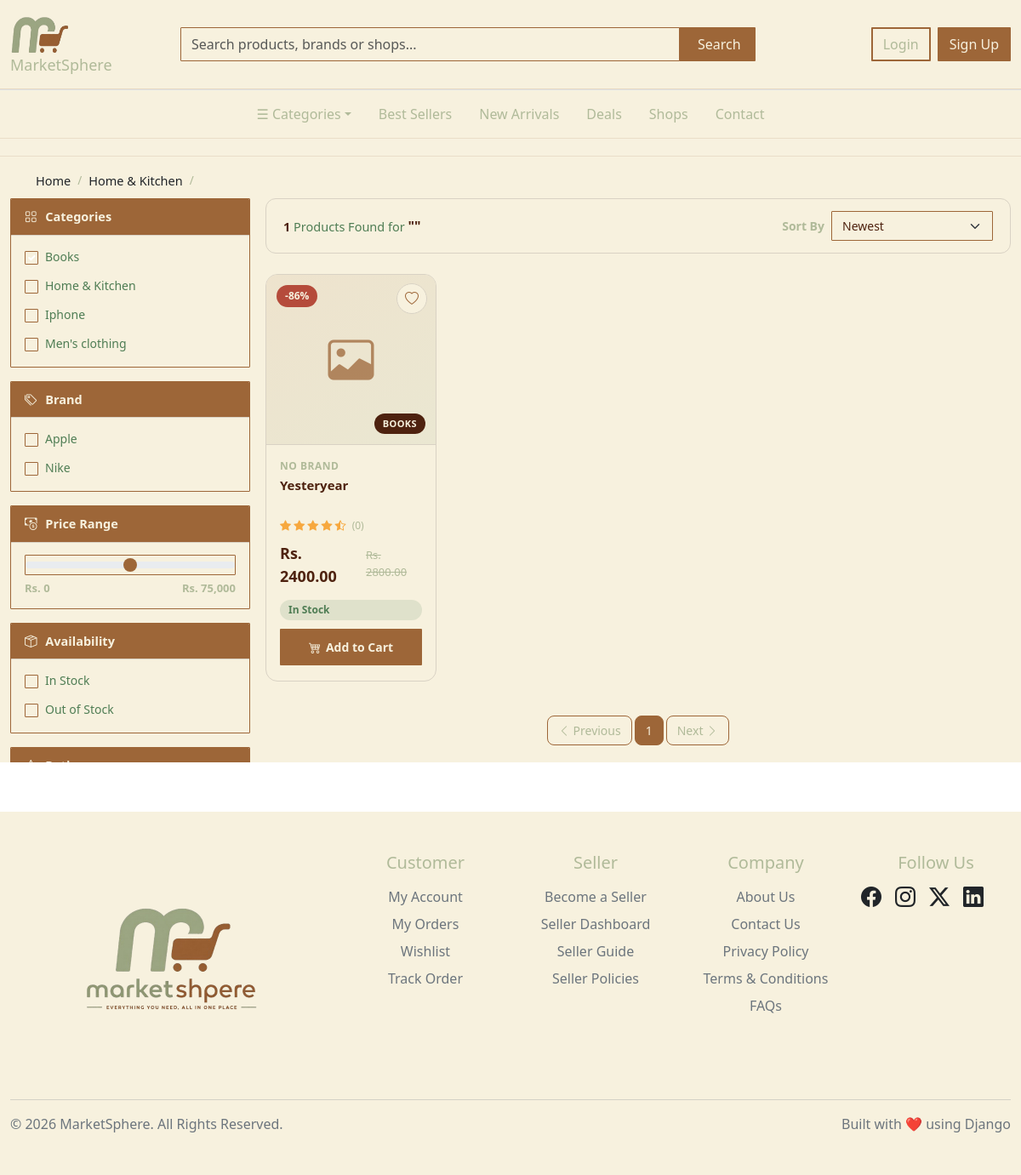
Before: /search?category=books with the older database file.
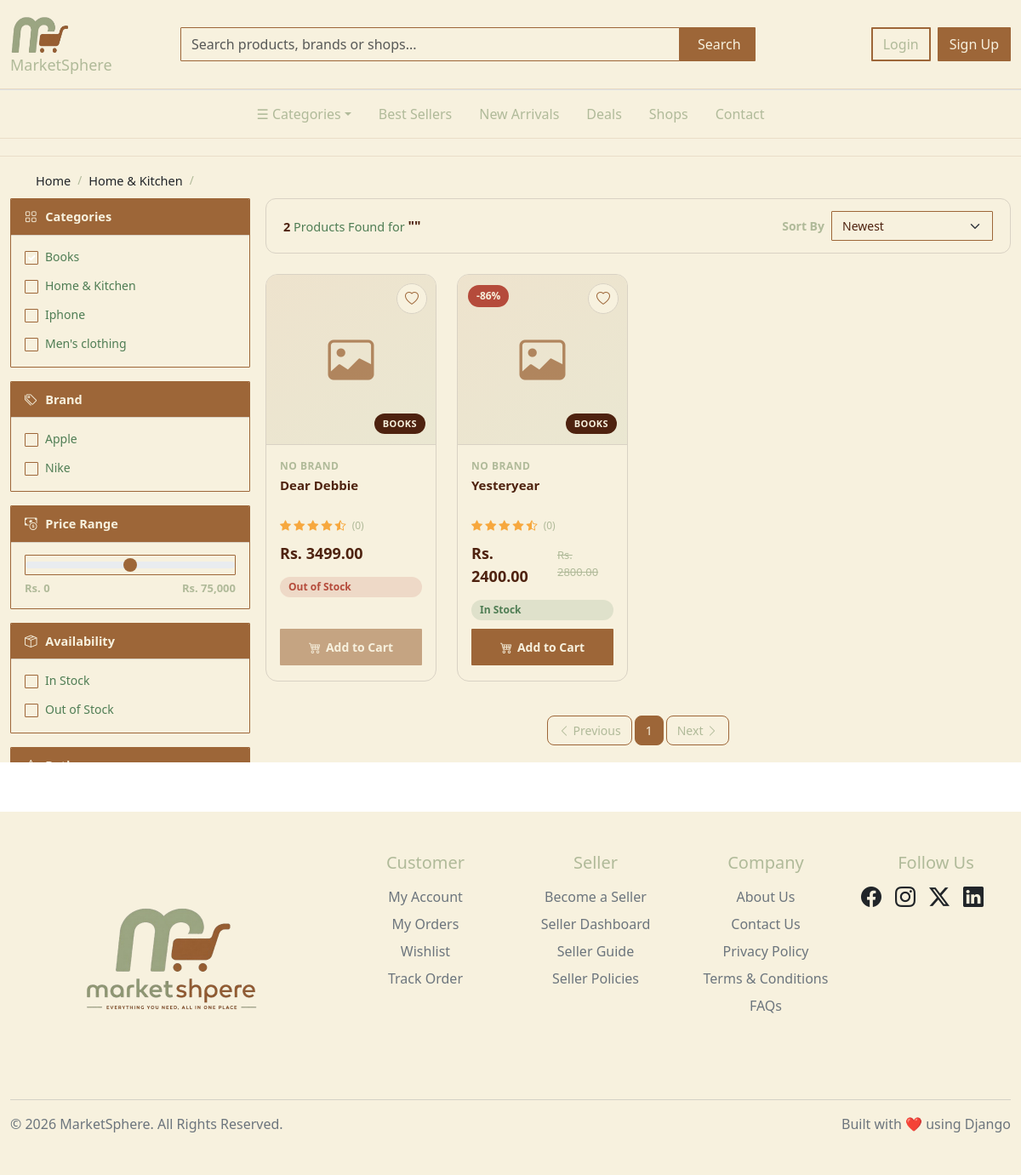
After: the same page with the newer database file.
### products/models.py (models this page shows, shortened)
class Category(models.Model):
    name = models.CharField(max_length=100, unique=True)
    parent = models.ForeignKey(
        "self",
        null=True,
        blank=True,
        on_delete=models.CASCADE,
        related_name="children"
    )
    slug = models.SlugField(unique=True)
    description = models.TextField(blank=True)
    icon = models.CharField(
        max_length=50,
        blank=True,
        help_text="Bootstrap icon or Font Awesome class"
    )
    image = models.ImageField(
        upload_to="categories/images/",
        blank=True,
        null=True
    )
    is_active = models.BooleanField(default=True)
    class Meta:
        ordering = ["name"]
        verbose_name_plural = "Categories"

class Brand(models.Model):
    name = models.CharField(max_length=100, unique=True)
    slug = models.SlugField(unique=True)
    logo = models.ImageField(
        upload_to="brands/logos/",
        blank=True,
        null=True
    )
    description = models.TextField(blank=True)
    website = models.URLField(blank=True)
    is_active = models.BooleanField(default=True)
    class Meta:
        ordering = ["name"]

class TimeStampedModel(models.Model):
    created_at = models.DateTimeField(auto_now_add=True)
    updated_at = models.DateTimeField(auto_now=True)
    class Meta:
        abstract = True

class Product(TimeStampedModel):
    category = models.ForeignKey(
        Category,
        on_delete=models.PROTECT,
        related_name="products"
    )
    brand = models.ForeignKey(
        Brand,
        on_delete=models.SET_NULL,
        null=True,
        blank=True,
        related_name="products"
    )
    name = models.CharField(max_length=255)
    slug = models.SlugField(unique=True)
    short_description = models.CharField(
        max_length=300,
        blank=True
    )
    description = models.TextField()
    sku = models.CharField(
        max_length=100,
        unique=True
    )
    barcode = models.CharField(
        max_length=100,
        blank=True
    )
    price = models.DecimalField(
        max_digits=10,
        decimal_places=2
    )
    discount_price = models.DecimalField(
        max_digits=10,
        decimal_places=2,
        null=True,
        blank=True
    )
    stock_quantity = models.PositiveIntegerField(default=0)
    min_stock_level = models.PositiveIntegerField(default=5)
    weight = models.DecimalField(
        max_digits=8,
        decimal_places=2,
        null=True,
        blank=True
    )
    is_active = models.BooleanField(default=True)
    is_featured = models.BooleanField(default=False)
    class Meta:
        ordering = ["-created_at"]

### products/views.py (the view)
# urls.py: path("search", views.search, name="search"),
def search(request):
    q = request.GET.get("q", "").strip()
    category_slugs = request.GET.getlist("category")
    brand_slugs = request.GET.getlist("brand")
    max_price = request.GET.get("max_price")
    availability = request.GET.getlist("availability")
    discount_only = request.GET.get("discount") == "1"
    sort_value = request.GET.get("sort", "newest")
    page_number = request.GET.get("page", 1)
    base_products = services.get_search_products(q)
    categories = services.get_search_categories(base_products)
    brands = services.get_search_brands(base_products)
    filtered_products = services.filter_products(
        base_products,
        category_slugs=category_slugs,
        brand_slugs=brand_slugs,
        max_price=max_price,
        availability=availability,
        discount_only=discount_only,
    )
    filtered_products = services.sort_products(filtered_products, sort_value)
    paginator, page_obj = services.paginate_products(filtered_products, page_number)
    context = {
        "q": q,
        "products": page_obj,          # Page objects support |length and iteration
        "page_obj": page_obj,
        "paginator": paginator,
        "categories": categories,
        "brands": brands,
        "wishlist_ids": services.get_wishlist_ids(request.user) if request.user.is_authenticated else set(),
    }
    return render(request, "search_results.html", context)

### products/context_processors.py (called while the page is built)
def categories(request):
    user = request.user
    return {
        "categories": get_all_categories(),
        "brands": get_all_brands(),
        "wishlist_count": wishlist_count(user) if user.is_authenticated else 0,
        "cart_count": cart_count(user) if user.is_authenticated else 0,
    }

### products/services.py (called while the page is built, shortened)
def get_all_categories():
    categories = Category.objects.filter(parent=None, is_active=True).prefetch_related(
        Prefetch(
            "children",
            queryset=Category.objects.filter(is_active=True).prefetch_related(
                Prefetch(
                    "children",
                    queryset=Category.objects.filter(is_active=True),
                )
            ),
        )
    )
    return categories

def get_all_brands():
    brands = Brand.objects.filter(is_active=True)
    return brands

def get_search_products(q):
    if not q:
        return Product.objects.all()

def paginate_products(products, page_number, per_page=12):
    paginator = Paginator(products, per_page)
    return paginator, paginator.get_page(page_number)

### products/templates/search_results.html (shortened to what the changed rows need)
{% extends 'base.html' %}
{% load static %}
{% block css %}
<link rel="stylesheet" href="{% static 'css/home.css' %}" />
<link rel="stylesheet" href="{% static 'css/search_results.css' %}" />
{% endblock %}
{% block content %}
<section class="pd-breadcrumb-wrap">
  <div class="container">
    <nav aria-label="breadcrumb">
      <ol class="breadcrumb mb-0">
        <li class="breadcrumb-item">
          <a href="">{{ categories.1.name }}</a>
        </li>
      </ol>
    </nav>
  </div>
</section>
<section class="search-results-section">
  <div class="container-fluid">
    <div class="row gx-4">
      <aside class="col-lg-3 d-none d-lg-block filters-sidebar">
        <div class="filter-card card mb-3">
          <div class="card-body" id="category-filters">
            {% for category in categories|slice:5 %}
            <div class="form-check filter-check">
              <input class="form-check-input" type="checkbox" id="cat-{{ category.slug }}" />
              <label class="form-check-label" for="cat-{{ category.slug }}">{{ category.name }}</label>
            </div>
            {% endfor %}
          </div>
        </div>
        <div class="filter-card card mb-3">
          <div class="card-body" id="brand-filters">
            {% for brand in brands|slice:5 %}
            <div class="form-check filter-check">
              <input class="form-check-input" type="checkbox" id="brand-{{ brand.slug }}" />
              <label class="form-check-label" for="{{ brand.slug }}">{{ brand.name }}</label>
            </div>
            {% endfor %}
          </div>
        </div>
      </aside>
      <div class="col-lg-9">
        <div class="sorting-row d-flex flex-wrap align-items-center justify-content-between mb-4">
          <span class="results-count">
            <strong>{{ products|length }}</strong> Products Found for <strong class="fs-6">"{{ q }}"</strong>
          </span>
        </div>
        <div class="row g-4 search-product-grid" id="searchResultsGrid">
          {% for product in products %}
          <div class="col-lg-3 col-md-6 col-6">
            <div class="product-card">
              <div class="product-card-media">
                {% if product.discount_price %}
                {% widthratio product.discount_price product.price 100 as discount_percent %}
                <span class="badge-discount">
                  -{{ 100|add:'-'|add:discount_percent }}%
                </span>
                {% endif %}
                <button class="wishlist-btn {% if product.id in wishlist_ids %}active{% endif %}" type="button"
                  aria-label="{% if product.id in wishlist_ids %}Remove from wishlist{% else %}Add to wishlist{% endif %}">
                  <i class="bi bi-heart"></i>
                </button>
                <span class="product-category-badge">
                  {{ product.category.name }}
                </span>
                <div class="product-image-placeholder"
                  onclick="window.location.href='{% url 'product' product.slug %}'">
                  {% if product.images.first %}
                  <img src="{{ product.images.first.image.url }}" alt="{{ product.name }}">
                  {% else %}
                  <i class="bi bi-image"></i>
                  {% endif %}
                </div>
              </div>
              <div class="product-card-body">
                <span class="product-brand">
                  {% if product.brand %}
                  {{ product.brand.name }}
                  {% else %}
                  No Brand
                  {% endif %}
                </span>
                <h6 class="product-name" onclick="window.location.href='{% url 'product' product.slug %}'">
                  {{ product.name }}
                </h6>
                <div class="product-rating">
                  <i class="bi bi-star-fill"></i>
                  <i class="bi bi-star-fill"></i>
                  <i class="bi bi-star-fill"></i>
                  <i class="bi bi-star-fill"></i>
                  <i class="bi bi-star-half"></i>
                  <span>({{ product.review_count|default:"0" }})</span>
                </div>
                <div class="product-price">
                  {% if product.discount_price %}
                  <span class="price-current">
                    Rs. {{ product.discount_price }}
                  </span>
                  <span class="price-original">
                    Rs. {{ product.price }}
                  </span>
                  {% else %}
                  <span class="price-current">
                    Rs. {{ product.price }}
                  </span>
                  {% endif %}
                </div>
                {% if product.stock_quantity <= 0 %} <span class="stock-badge out-of-stock">
                  Out of Stock
                  </span>
                  {% elif product.stock_quantity <= 80 %} <span class="stock-badge low-stock">
                    Only {{ product.stock_quantity }} left
                    </span>
                    {% else %}
                    <span class="stock-badge in-stock">
                      In Stock
                    </span>
                    {% endif %}
                    <button class="btn add-to-cart-btn w-100" {% if product.stock_quantity <= 0 %} disabled {% endif %} data-add-url="{% url 'add_to_cart' product.slug %}"> <i class="bi bi-cart4"></i> Add to Cart</button>
              </div>
            </div>
          </div>
          {% endfor %}
        </div>
<nav aria-label="Search results pagination" class="search-pagination-wrap">
    <ul class="pagination justify-content-center">
        {% for num in paginator.page_range %}
        <li class="page-item {% if num == page_obj.number %}active{% endif %}">
            <a class="page-link"
               href="#"
               data-page="{{ num }}">
                {{ num }}
            </a>
        </li>
        {% endfor %}
    </ul>
</nav>
      </div>
    </div>
  </div>
</section>
{% endblock %}

Changed rows visible on the page:
added Product: category.name "BOOKS", shows "NO BRAND", name "Dear Debbie", review_count "0", price "3499.00", shows "Out of Stock"
Other visible differences:
{{ products|length }}: "1" → "2"
